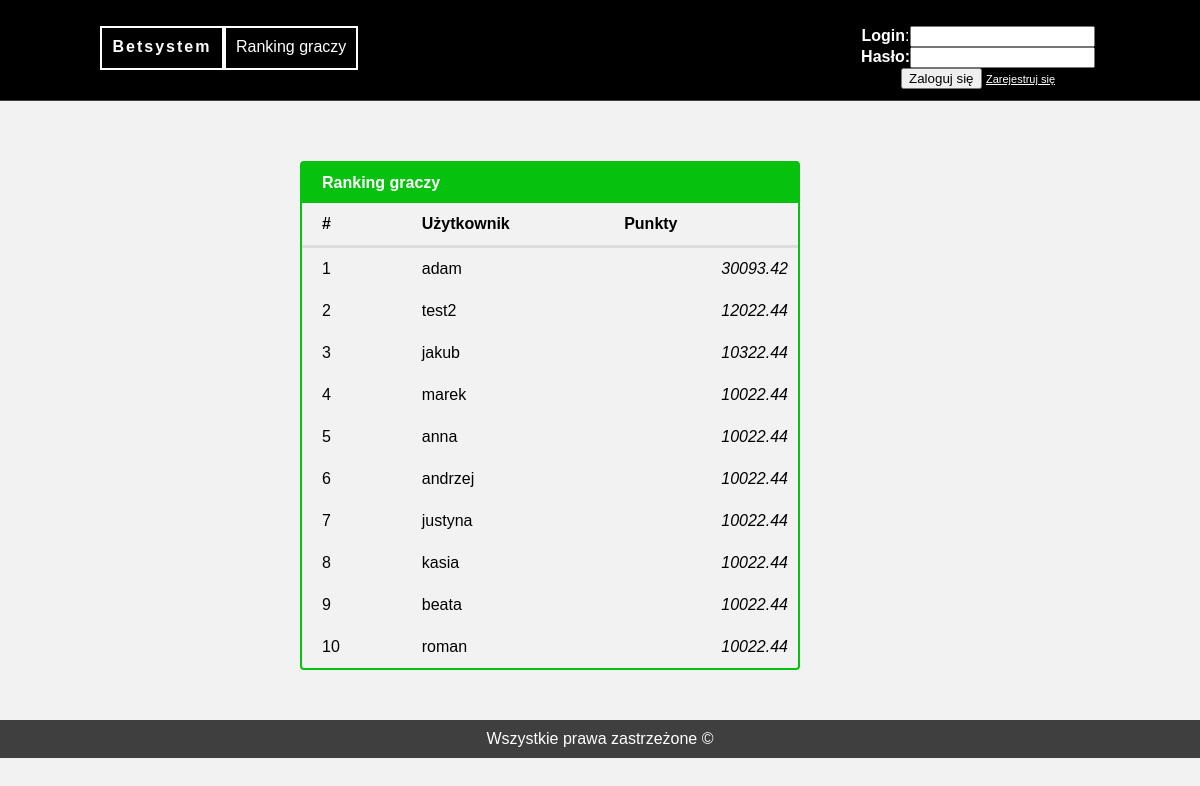
The app's page /ranking_graczy.php with its own data.
### tables this page shows
CREATE TABLE `uzytkownicy` (
  `id` int(11) NOT NULL,
  `user` text NOT NULL,
  `pass` text NOT NULL,
  `email` text NOT NULL,
  `points` double NOT NULL,
  `perm` int(2) NOT NULL
);

### ranking_graczy.php (the view, shortened to what this page needs)
<!DOCTYPE html>
<html lang="pl">
<head>
	<link rel="stylesheet" type="text/css" href="style.css">
</head>
<body>
	<div class="wrapper">
		<div class="nav">
			<div id="menu-container">
				<div id="logo"><b>Betsystem</b></div>
				<?php
				if (isset($_SESSION['zalogowany'])) {
echo<<<END
				<ol>
    <li class="option">Zakłady
      <ul>
        <li><a href="zaklady.php">Zakłady</a></li>
      </ul>
    </li>
    <li class="option">Moje kupony
      <ul>
        <li><a href="moje_kupony.php">Moje kupony</a></li>
      </ul>
    </li>
    <li class="option">Statystyki
      <ul>
        <li><a href="naj_wygrane_kupony.php">Najwyższe wygrane kupony</a></li>
        <li><a href="najdluzsze_wygrane_kupony.php">Najdłuższe wygrane kupony</a></li>
        <li><a href="popularne_zaklady.php">Najpopularniejsze zakłady</a></li>
        <li><a href="statystyki_typowania.php">Satystyki typowania</a></li>
        <li><a href="podsumowanie_miesiaca.php">Podsumowanie miesiąca</a></li>
        <li><a href="ranking_graczy.php">Ranking graczy</a></li>
      </ul>
    </li>
  </ol>
END;
}
else
{
echo<<<END
<ol>
    <li class="option">Ranking graczy
      <ul>
        <li><a href="ranking_graczy.php">Ranking graczy</a></li>
      </ul>
    </li>
    </ol>
END;
}
						?>
				<div id="log-in">
						<?php
						if(isset($_SESSION['zalogowany']))	{
							echo<<<END
							<b>Jesteś zalogowany!</b>
					<form action="logout.php" method="post">
						<!-- <b>Login</b>:<input type="text" name="login"><br/>
						<b>Hasło:</b><input type="password" name="haslo"><br/> -->
						<input type="submit" value="Wyloguj" >
					</form>
END;
						}
						else
						{
							echo<<<END
							<form action="zaloguj.php" method="post">
						<b>Login</b>:<input type="text" name="login"><br/>
						<b>Hasło:</b><input type="password" name="haslo"><br/>
						<input type="submit" value="Zaloguj się" >
						<a  href="rejestracja.php" style="color:white; font-size:11px;">Zarejestruj się</a>
					</form>
END;
						}
						?>
				</div>
			</div>
		</div>
		<div class="content">
		<table>
  <thead>
    <tr>
      <th colspan="3">Ranking graczy</th>
    </tr>
    <tr>
      <th colspan="1">#</th>
      <th colspan="1">Użytkownik</th>
		<th colspan="1">Punkty</th>
    </tr>
  </thead>
<?php
			require_once "connect.php";
			$conn = @new mysqli($host, $db_user, $db_password, $db_name);
			mysqli_query($conn, "SET CHARSET utf8");
			mysqli_query($conn, "SET NAMES 'utf8' COLLATE 'utf8_polish_ci'");
			$query_ranking = $conn->query("SELECT user, points FROM uzytkownicy ORDER BY points DESC LIMIT 10");
			$rows = $query_ranking->num_rows;
					for ($i=0, $temp=1; $i < $rows ; $i++, $temp++) {
						$ranking = $query_ranking->fetch_assoc();
						$user = $ranking['user'];
						$points = $ranking['points'];
echo<<<END
<tbody>
    <tr>
      <td>$temp</td>
      <td>$user</td>
      <td>
        <i>$points</i>
      </td>
    </tr>
  </tbody>
END;
}
?>
</table>
		</div>
		<div class="footer">Wszystkie prawa zastrzeżone &copy</div>
	</div>
</body>
</html>

### style.css (style rules this page uses)
body { background-color: #f2f2f2; color: #000000; margin: 0; font-family: Arial; }
.wrapper { width: 100%; }
.nav { width: 100%; padding: 10px 0; background-color: #000000; text-align: center; border-bottom: 1px solid #3f3f3f; height: 80px; color: #ffffff; }
.content { width: 700px; align: center; margin-left: 200px; margin-right: auto; text-align: justify; padding-top: 10px; float: left; }
.footer { text-align: center; background-color: #3f3f3f; padding: 10px; color: #ffffff; clear: both; }
#menu-container { width: 1000px; margin: auto; }
.option { float: left; min-width: 50px; height: 20px; padding: 10px; border: 2px solid white; }
#logo { float: left; min-width: 100px; height: 20px; padding: 10px; border: 2px solid white; letter-spacing: 2px; }
#log-in { float: right; min-width: 50px; height: 35px; padding-right: 5px; }
ol > li { float: left; min-width: 50px; height: 20px; padding: 10px; border: 2px solid white; list-style: none; }
ol > li:first-child { margin-left:0; }

### ranking_graczy.php (style rules this page uses)
table { text-align: left; line-height: 40px; border-collapse: separate; border-spacing: 0; border: 2px solid #06C20F; width: 500px; margin: 50px auto; border-radius: .25rem; }
thead tr:first-child { background: #06C20F; color: #fff; border: none; }
th:first-child, td:first-child { padding: 0 15px 0 20px; }
thead tr:last-child th { border-bottom: 3px solid #ddd; }
tbody tr:last-child td { border: none; }
tbody td { border-bottom: 1px solid #ddd; }
td:last-child { text-align: right; padding-right: 10px; }

### records on screen
uzytkownicy: user "adam", points "30093.42"
uzytkownicy: user "test2", points "12022.44"
uzytkownicy: user "jakub", points "10322.44"
uzytkownicy: user "marek", points "10022.44"
uzytkownicy: user "anna", points "10022.44"
uzytkownicy: user "andrzej", points "10022.44"
uzytkownicy: user "justyna", points "10022.44"
uzytkownicy: user "kasia", points "10022.44"
uzytkownicy: user "beata", points "10022.44"
uzytkownicy: user "roman", points "10022.44"
